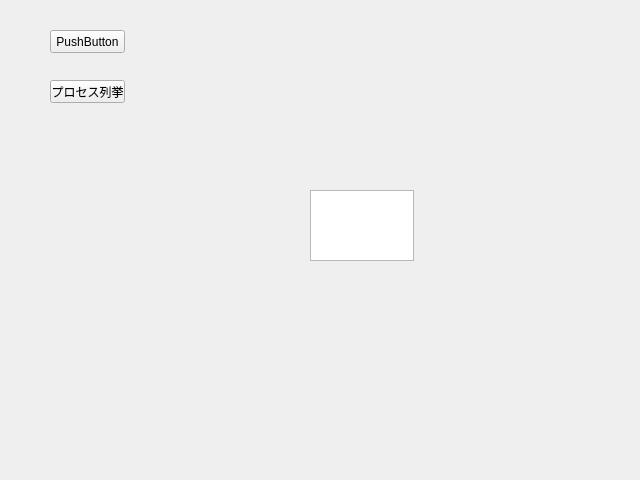
<?xml version="1.0" encoding="UTF-8"?>
<ui version="4.0">
 <class>Form</class>
 <widget class="QWidget" name="Form">
  <property name="geometry">
   <rect>
    <x>0</x>
    <y>0</y>
    <width>640</width>
    <height>480</height>
   </rect>
  </property>
  <property name="sizePolicy">
   <sizepolicy hsizetype="Preferred" vsizetype="Preferred">
    <horstretch>0</horstretch>
    <verstretch>0</verstretch>
   </sizepolicy>
  </property>
  <property name="minimumSize">
   <size>
    <width>0</width>
    <height>0</height>
   </size>
  </property>
  <property name="maximumSize">
   <size>
    <width>640</width>
    <height>480</height>
   </size>
  </property>
  <property name="windowTitle">
   <string>Form</string>
  </property>
  <widget class="QPlainTextEdit" name="plainTextEdit">
   <property name="geometry">
    <rect>
     <x>310</x>
     <y>190</y>
     <width>104</width>
     <height>71</height>
    </rect>
   </property>
  </widget>
  <widget class="QPushButton" name="pushButton">
   <property name="geometry">
    <rect>
     <x>50</x>
     <y>30</y>
     <width>75</width>
     <height>23</height>
    </rect>
   </property>
   <property name="text">
    <string>PushButton</string>
   </property>
  </widget>
  <widget class="QPushButton" name="pushButton_proc_enum">
   <property name="geometry">
    <rect>
     <x>50</x>
     <y>80</y>
     <width>75</width>
     <height>23</height>
    </rect>
   </property>
   <property name="text">
    <string>プロセス列挙</string>
   </property>
  </widget>
 </widget>
 <resources/>
 <connections/>
</ui>
